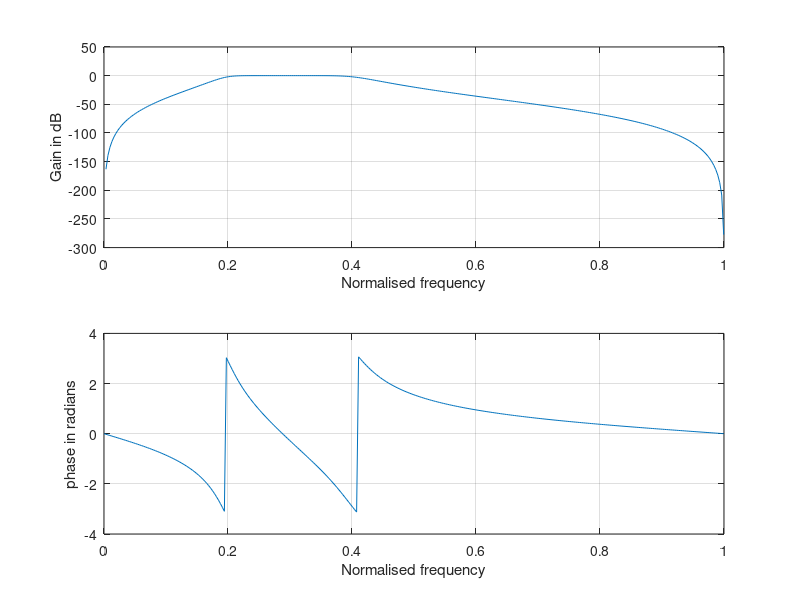

This chart was generated by the following MATLAB code:
%% to designa a butterworth bandpass filter for the specifications
alphap = 2; % passband attenuation in dB
alphas = 20; % stopband attenuation in dB
wp = [.2 * pi, .4 * pi];
ws = [.1 * pi, .5 * pi];

%% to find cutoff frequency and order of the filter
[n, wn] = buttord(wp / pi, ws / pi, alphap, alphas);
%% system function of the filter
[b, a] = butter(n, wn);
w = 0:0.01:pi;
[h, ph] = freqz(b, a, w);
m = 20 * log10(abs(h));
an = angle(h);
subplot(2, 1, 1);
plot(ph / pi, m);
grid;
xlabel('Normalised frequency');
ylabel('Gain in dB');
subplot(2, 1, 2);
plot(ph / pi, an);
grid;
ylabel('phase in radians');
xlabel('Normalised frequency');